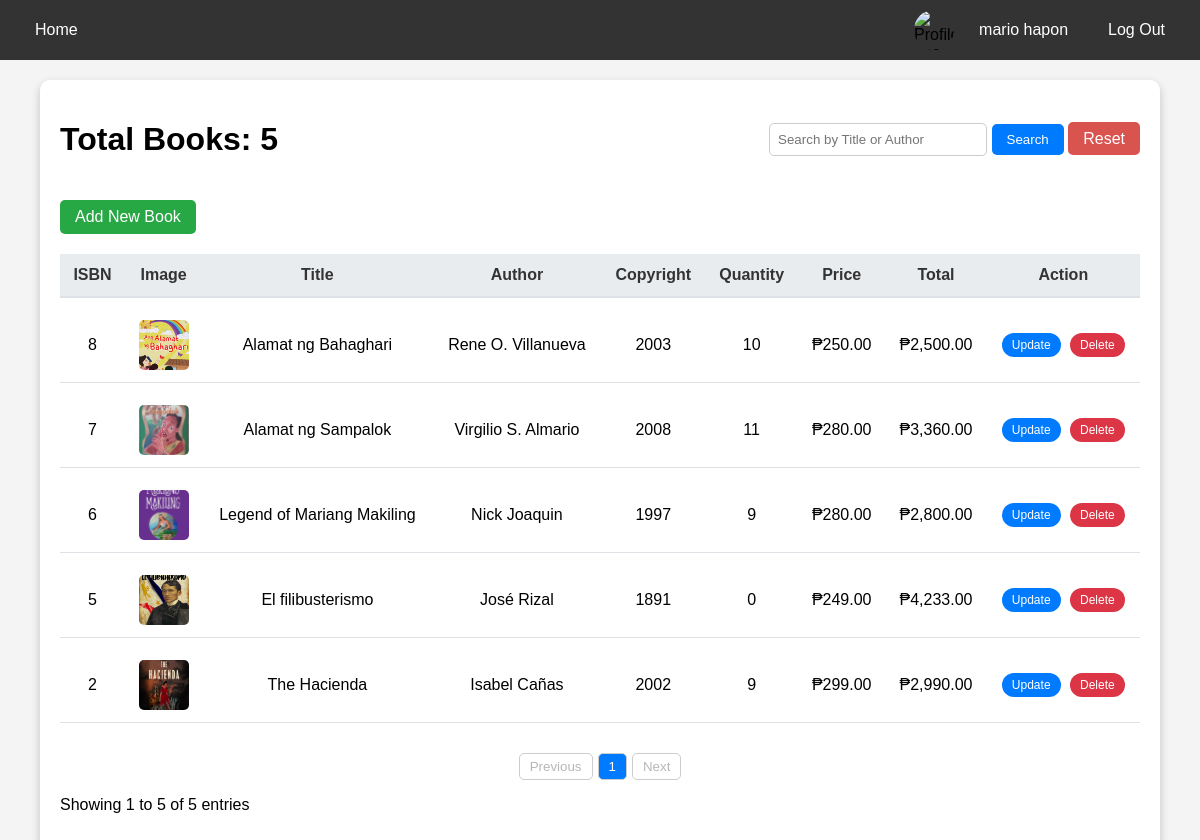
The page /admin/total_books.php (signed in) on the database as committed earlier.
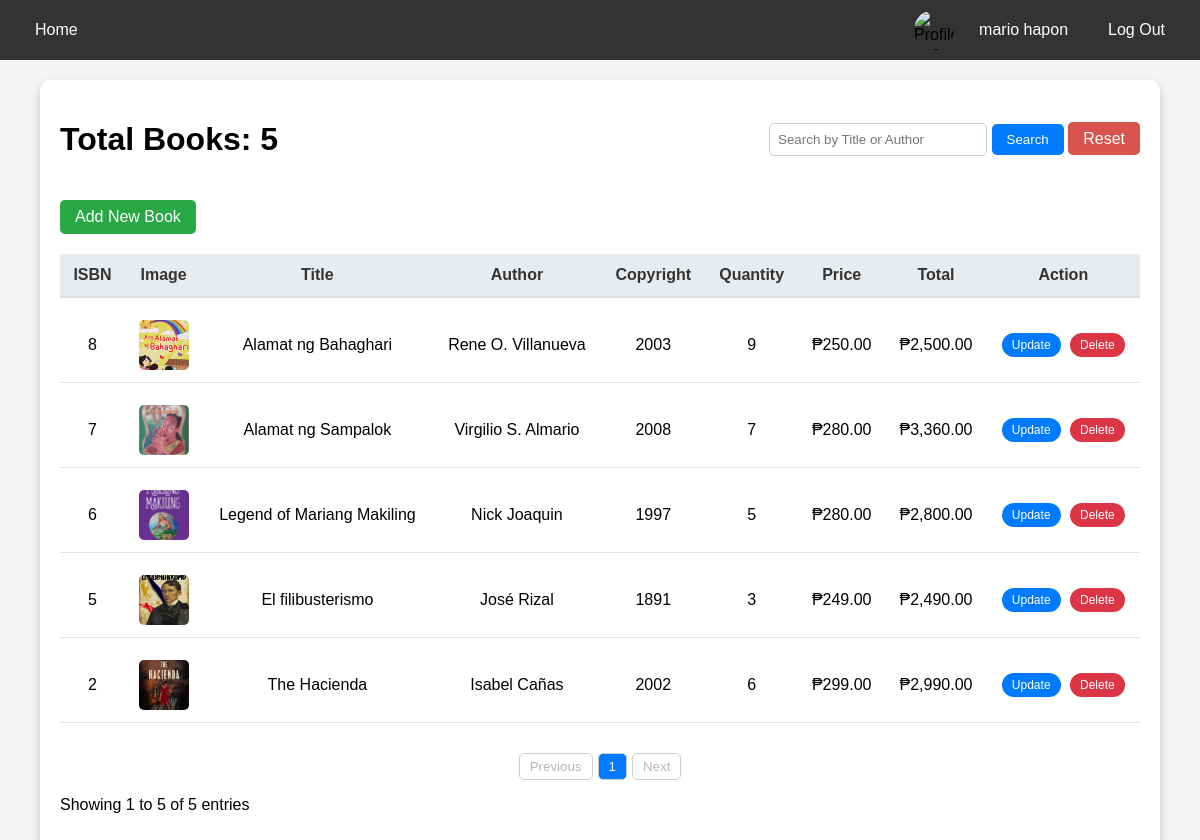
The same page on the database as committed later.
### tables this page shows
CREATE TABLE `books` (
  `isbn` int(11) NOT NULL,
  `title` varchar(255) NOT NULL,
  `book_image` varchar(255) NOT NULL,
  `author` varchar(255) NOT NULL,
  `copyright` int(11) NOT NULL,
  `qty` int(11) NOT NULL,
  `price` float NOT NULL,
  `total` float NOT NULL
);

### admin/total_books.php (the view, shortened to what the changed rows need)
<?php
@include '../db_connect.php';
$items_per_page = 10;
$page = isset($_GET['page']) && is_numeric($_GET['page']) ? max(1, $_GET['page']) : 1;
$start = ($page - 1) * $items_per_page;
$query = "SELECT isbn, title, book_image, author, copyright, qty, price, total FROM books";
$query .= " ORDER BY isbn DESC";
$stmt = mysqli_prepare($conn, $query);
mysqli_stmt_execute($stmt);
$books_query = mysqli_stmt_get_result($stmt);
$books = [];
while ($row = mysqli_fetch_assoc($books_query)) {
    $books[] = $row;
}
$total_books = count($books);
$paginated_books = array_slice($books, $start, $items_per_page);
?>
<!DOCTYPE html>
<html lang="en">
<head>
    <link rel="stylesheet" href="https://cdnjs.cloudflare.com/ajax/libs/font-awesome/5.15.4/css/all.min.css">
</head>
<body>
    <div class="container">
        <div class="search-container">
            <h1>Total Books: <?php echo $total_books; ?></h1>
        </div>
        <div class="book-section">
            <?php if (empty($paginated_books)): ?>
                <p>No books found.</p>
            <?php else: ?>
                <table>
                    <thead>
                        <tr>
                            <th>ISBN</th>
                            <th>Image</th>
                            <th>Title</th>
                            <th>Author</th>
                            <th>Copyright</th>
                            <th>Quantity</th>
                            <th>Price</th>
                            <th>Total</th>
                            <th>Action</th>
                        </tr>
                    </thead>
                    <tbody>
                        <?php foreach ($paginated_books as $book): ?>
                            <tr>
                                <td><?php echo htmlspecialchars($book['isbn']); ?></td>
                                <td><img src="../images/<?php echo htmlspecialchars($book['book_image'] ?: 'default_book.png'); ?>" alt="Book Image"></td>
                                <td><?php echo htmlspecialchars($book['title']); ?></td>
                                <td><?php echo htmlspecialchars($book['author']); ?></td>
                                <td><?php echo htmlspecialchars($book['copyright']); ?></td>
                                <td><?php echo htmlspecialchars($book['qty']); ?></td>
                                <td>₱<?php echo number_format($book['price'], 2); ?></td>
                                <td>₱<?php echo number_format($book['total'], 2); ?></td>
                                <td>
                                    <a href="../admin/edit_book.php?isbn=<?php echo $book['isbn']; ?>" class="update-btn">Update</a>
                                    <a href="../admin/delete_book.php?isbn=<?php echo $book['isbn']; ?>" class="delete-btn" onclick="return confirm('Are you sure you want to delete this book?');">Delete</a>
                                </td>
                            </tr>
                        <?php endforeach; ?>
                    </tbody>
                </table>
            <?php endif; ?>
        </div>
    </div>
</body>
</html>

Rows that differ between the two databases and show on the page:
changed books "Alamat ng Bahaghari": qty "10" → "9"
changed books "Alamat ng Sampalok": qty "11" → "7"
changed books "Legend of Mariang Makiling": qty "9" → "5"
changed books "El filibusterismo": qty "0" → "3"; total "4,233.00" → "2,490.00"
changed books "The Hacienda": qty "9" → "6"
